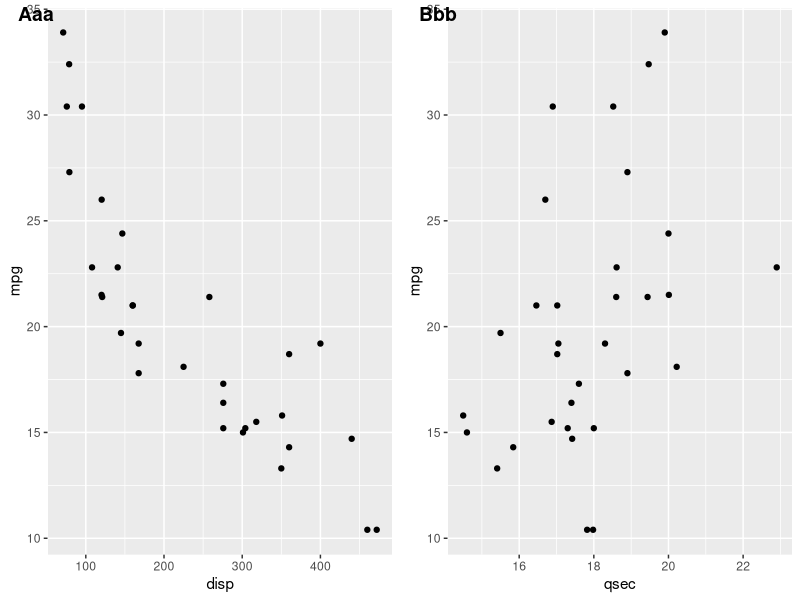
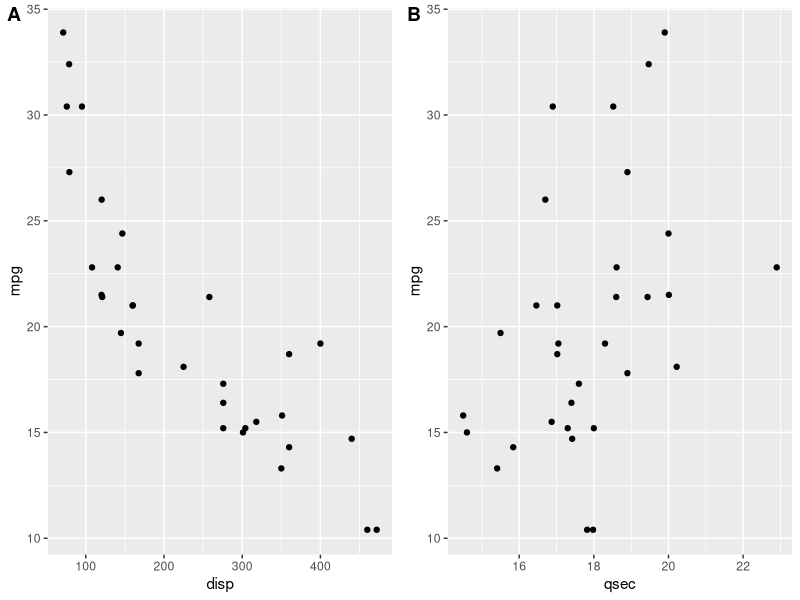
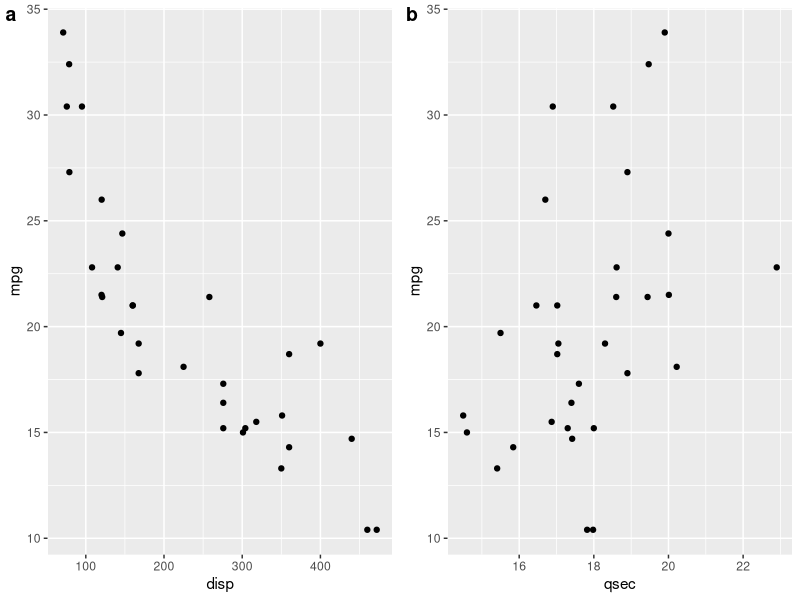
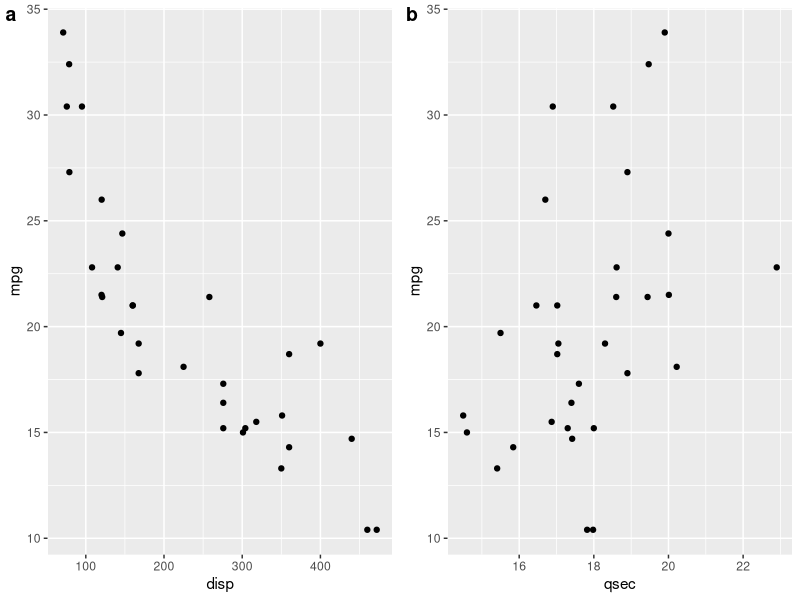
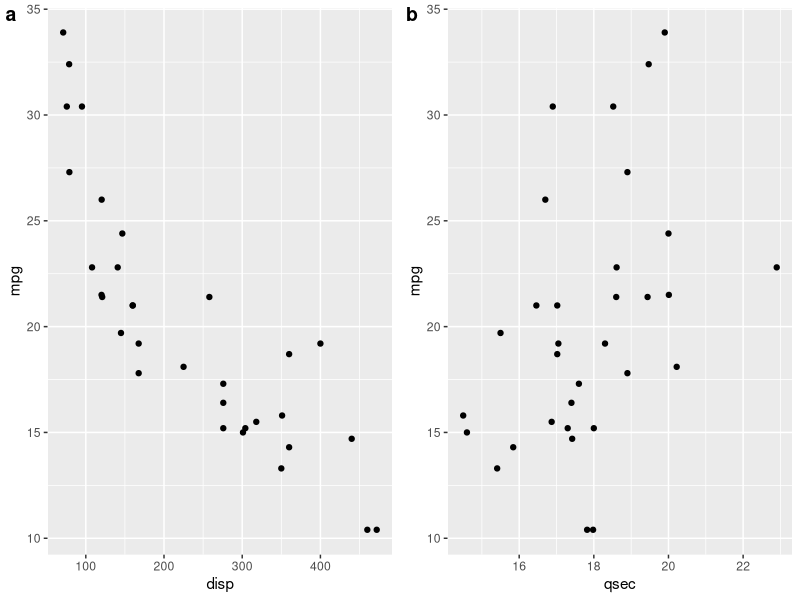

These figures' R source, in order:
#!/bin/env -S Rscript --vanilla
#SBATCH --cpus-per-task 4
#SBATCH --mem-per-cpu 4G

# Don't use X11 for PNG files
options(bitmapType='cairo')

#Load needed libraries
library(ggplot2)
library(cowplot)

# Create plot 1 and store it as a variable (instead of auto-printing it)
## 
p1 <- ggplot(mtcars, aes(disp, mpg)) + 
  geom_point()

# Ditto for plot 2
p2 <- ggplot(mtcars, aes(qsec, mpg)) +
  geom_point()

#=============================================================================
# Print the plots to a 10x5 inch PDF file

# Create a 10x5 PDF file 
pdf("two_plots_10by5_inches.pdf", width=10, height=5)

# Print each plot as a subplot in a grid, with user-defined labels
plot_grid(p1, p2, labels = c('Aaa', 'Bbb'))

# Close the PDF file
dev.off()

#=============================================================================
# Print the plots to a "10x5 inch" SVG file
svg("two_plots_10by5_inches.svg", width=10, height=5)

# Print to it 
plot_grid(p1, p2, labels = "AUTO") # AUTO in uppercase uses A, B, C, ...

# Close the SVG file
dev.off()


#=============================================================================
# Print the plots to 100x50 pixel PNG file
png("two_plots_100by50_pixels.png", width=100, height=50)

# Print to it 
plot_grid(p1, p2, labels = "auto")

# Close the SVG file
dev.off()


#=============================================================================
# Print the plots to 500x250 pixel PNG file
png("two_plots_500by250_pixels.png", width=500, height=250)

# Print to it 
plot_grid(p1, p2, labels = "auto")

# Close the SVG file
dev.off()

#=============================================================================
# Print the plots to 1000x500 pixel PNG file
png("two_plots_1000by500_pixels.png", width=1000, height=500)

# Print to it 
plot_grid(p1, p2, labels = "auto")

# Close the SVG file
dev.off()

#=============================================================================
# see more examples at https://wilkelab.org/cowplot/articles/plot_grid.html
#
# See for example, how they use these options:
# ncol       # number of columns (i.e., plots per row)
# rel_widths # adjust the relative widths of the columns

#=============================================================================
# COMMENTS (as a big quoted block)

COMMENTS <- "

With R, when you print plots to PDF or SVG files, they are created as vector
graphics, which don't have a given resolution (see
https://en.wikipedia.org/wiki/Vector_graphics). In other words, you can 'zoom
in' forever and it won't get blocky. They are printed (or displayed) at the
maximum resolution of the printer or display device.

SVG files are text files full of drawing instructions. I have edited them with a
text editor in the past, but usually it's easier just to modify your R code or
use a graphics editor.

I personally prefer editing the code to generate plots and graphics instead of
editing the plots after the fact, so that it is easily reproducible.

If you print to PNG files, then you are creating a plot at a given resolution.
It literally produces a rectangle of square dots (pixels) each with a specific
color.


|                      |PNG         | SVG                | PDF                |
+----------------------+------------+--------------------+--------------------+
|File size scales with |# of pixels |# of elements (dots,|# of elements (dots,| 
|                      |            |lines, shapes)      |lines, shapes)      | 
+----------------------+------------+--------------------+--------------------+ 
|File type             | binary     | text               | mix of binary/text | 
+----------------------+------------+--------------------+--------------------+ 
|Resolution            | Fixed      | Unlimited*         | Unlimited*         | 
+----------------------+------------+--------------------+--------------------+ 

*You CAN embed PNGs or other pixel-based images within PDFs or SVGs, but then
you lose the advantage of not having to worry about resolution.

In general PDF files are mixtures of text and binary data. However, with R,
graphics are produced as vector graphics.

With R, by default when you print graphics to a PDF file, you are effectively
printing an SVG file to a new page. One nice thing about printing to a PDF file
in R is that each time you print, you get a new page. So if you want to generate
20 images in one file, then just print 20 plots to the same PDF file in R.


| File format  | Editors                                                       |
+--------------+---------------------------------------------------------------+
|PNG           |Gimp, Paint, Photoshop, ...                                    |
+--------------+---------------------------------------------------------------+
|PDF           |Adobe Acrobat,                                                 |
+--------------+---------------------------------------------------------------+
|SVG           |Gimp, Adobe Illustrator, Powerpoint?, text editor              |
+--------------+---------------------------------------------------------------+
"
